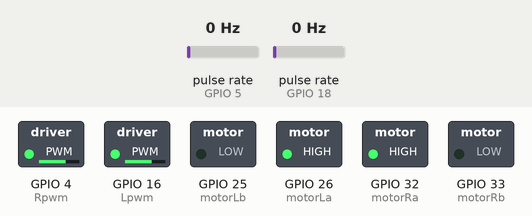
Simulated run of this sketch. Board: ESP32. On the bench: switched loads named in the sketch (green lamp = pin HIGH). Wiring (inferred from the names in the program): 2 × pulse sensor: data GPIO 5 / data GPIO 18. The inputs (shaded band) are chosen by the test bench; at power-on: pulse rate (sensors on GPIO 5, GPIO 18) 0 Hz.

Above: at 1.2 s.
1.3 s: pulse rate (sensor on GPIO 5) set to 50 Hz
At 3.3 s:
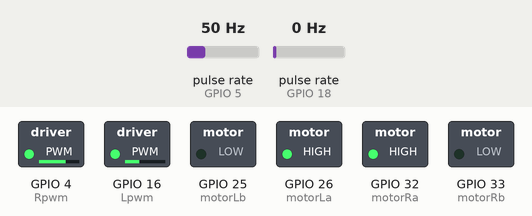
4.3 s: pulse rate (sensor on GPIO 18) set to 150 Hz
At 8.0 s:
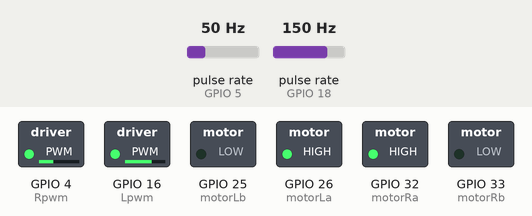
Timing chart, 0 to 9.5 s (numbered marks = the images above; inputs shaded):
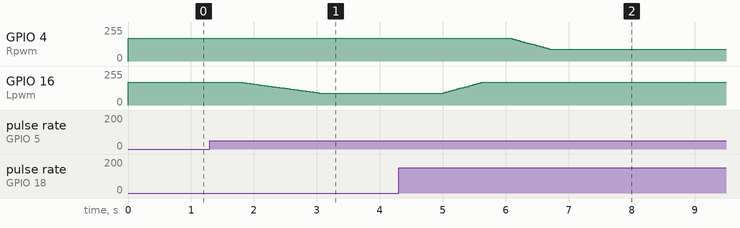

The sketch:

1_Straigh_moving_Robot.ino
```cpp
/*
  Robot will go straight through encoders inputs
  and proportional controller

*/
// encoder and motor pins
#define enc_L   5
#define enc_R   18
#define motorLa 26
#define motorLb 25
#define motorRa 32
#define motorRb 33
#define Rpwm 4
#define Lpwm 16

// PWM and encoders Variables
const int channel_R   = 0;
const int channel_L   = 1;
const int freq        = 5000;
const int res         = 8;
int rightMotorSpeed   = 0;
int leftMotorSpeed    = 0;
int base_right_speed   = 200;
int base_left_speed    = 200;
int count_R           = 0;
int count_L           = 0;

// Controller Variables
float Kp              = 1.3;        // Proportional Controller
int error;
int16_t output;

void setup()
{
  Serial.begin(115200);
  setup_all_pins();
  start_moving();
}


void loop(){
    Proportional_controller();                      // start processing the controller
    changeMotorSpeed();                             // update the motors

}
void Proportional_controller() {
  error =  count_L - count_R;
  output = Kp * (error);
}

void changeMotorSpeed() {

    rightMotorSpeed = base_right_speed + output  ;
    leftMotorSpeed  = base_left_speed  - output;

    rightMotorSpeed = constrain(rightMotorSpeed, 90, 170);
    leftMotorSpeed  = constrain(leftMotorSpeed, 90, 170);

//    Serial.print(output);Serial.print(" | ");Serial.print(error);Serial.print(" // ");//Serial.print(leftMotorSpeed);Serial.print("/");Serial.println(rightMotorSpeed);
//    Serial.print(count_L);Serial.print("|| ");Serial.println(count_R);
    ledcWrite(channel_R, rightMotorSpeed);
    ledcWrite(channel_L, leftMotorSpeed);

}

// Encoders-Interrupt callback functions
void Update_encR(){
    count_R++;
}

void Update_encL(){
    count_L++;
}

// all motor setup is done in one function call

void setup_all_pins(){
    // encoder pinout defination
    pinMode(enc_R,INPUT);
    pinMode(enc_L,INPUT);
    // Interrupt connection to gpio pins and defining interrupt case
    attachInterrupt(digitalPinToInterrupt(enc_R),Update_encR,RISING);
    attachInterrupt(digitalPinToInterrupt(enc_L),Update_encL,RISING);
    // Motor Pins defination
    pinMode(motorLa, OUTPUT);
    pinMode(motorLb, OUTPUT);
    pinMode(motorRa, OUTPUT);
    pinMode(motorRb, OUTPUT);
    ledcSetup(channel_R ,freq , res);
    ledcSetup(channel_L ,freq , res);
    ledcAttachPin(Rpwm,channel_R);
    ledcAttachPin(Lpwm,channel_L);

}


void start_moving(){
  digitalWrite(motorLa,HIGH);                             // Forward direction configuration
  digitalWrite(motorRa,HIGH);
  digitalWrite(motorLb,LOW);
  digitalWrite(motorRb,LOW);
  ledcWrite(channel_R , base_right_speed);                // giving each motor 0 dutycycle value
  ledcWrite(channel_L , base_left_speed);
}
```

Measured:
- after the input at 1.3 s, GPIO 16 (Lpwm): moves from 169/255 to 90/255 over 1.2 s, starting after 0.52 s
- after the input at 4.3 s, GPIO 4 (Rpwm): moves from 169/255 to 90/255 over 0.60 s, starting after 1.8 s; GPIO 16 (Lpwm): moves from 90/255 to 169/255 over 0.60 s, starting after 0.71 s
